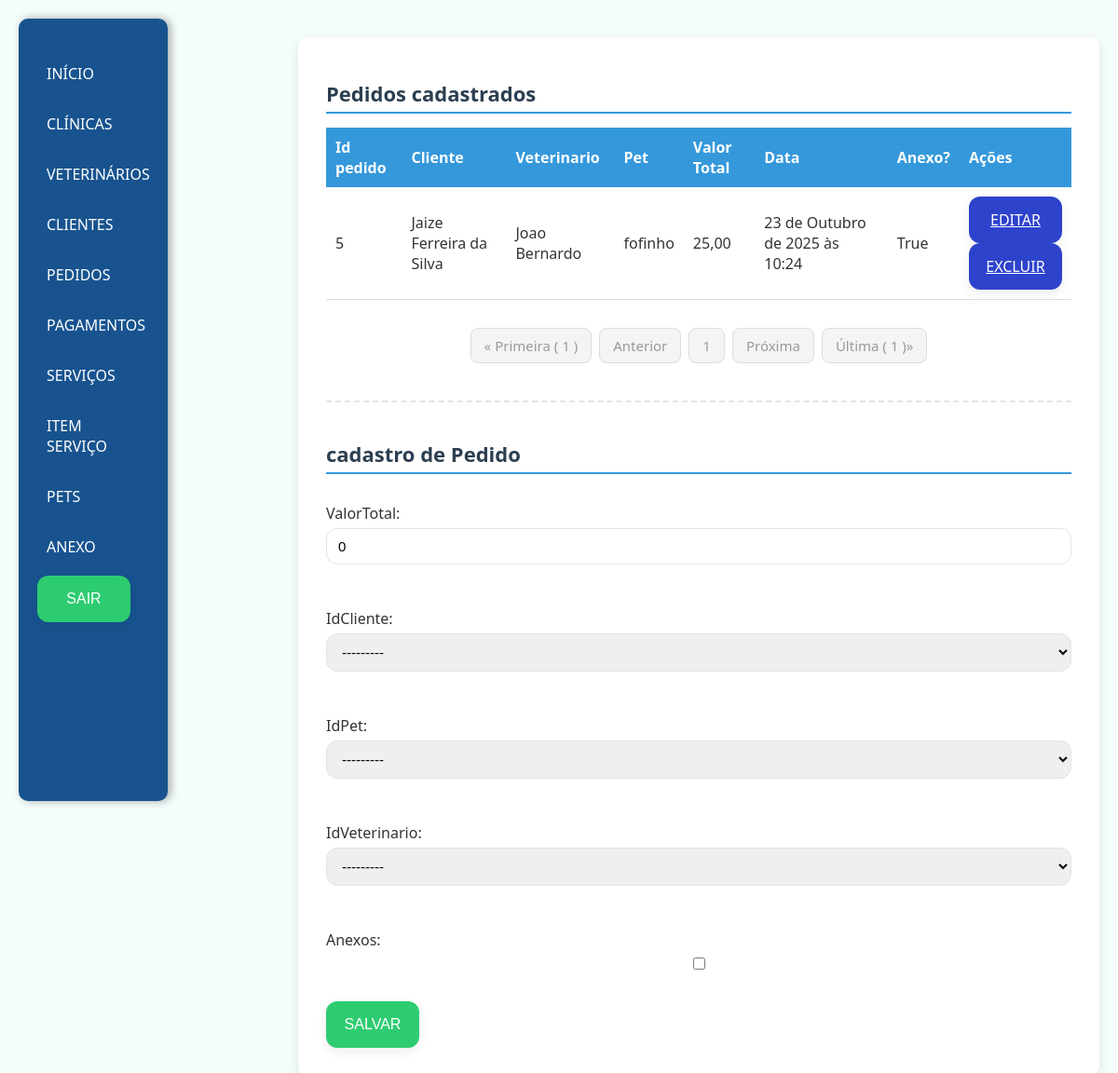
The page /pedido/ (signed in) on the database as committed earlier.
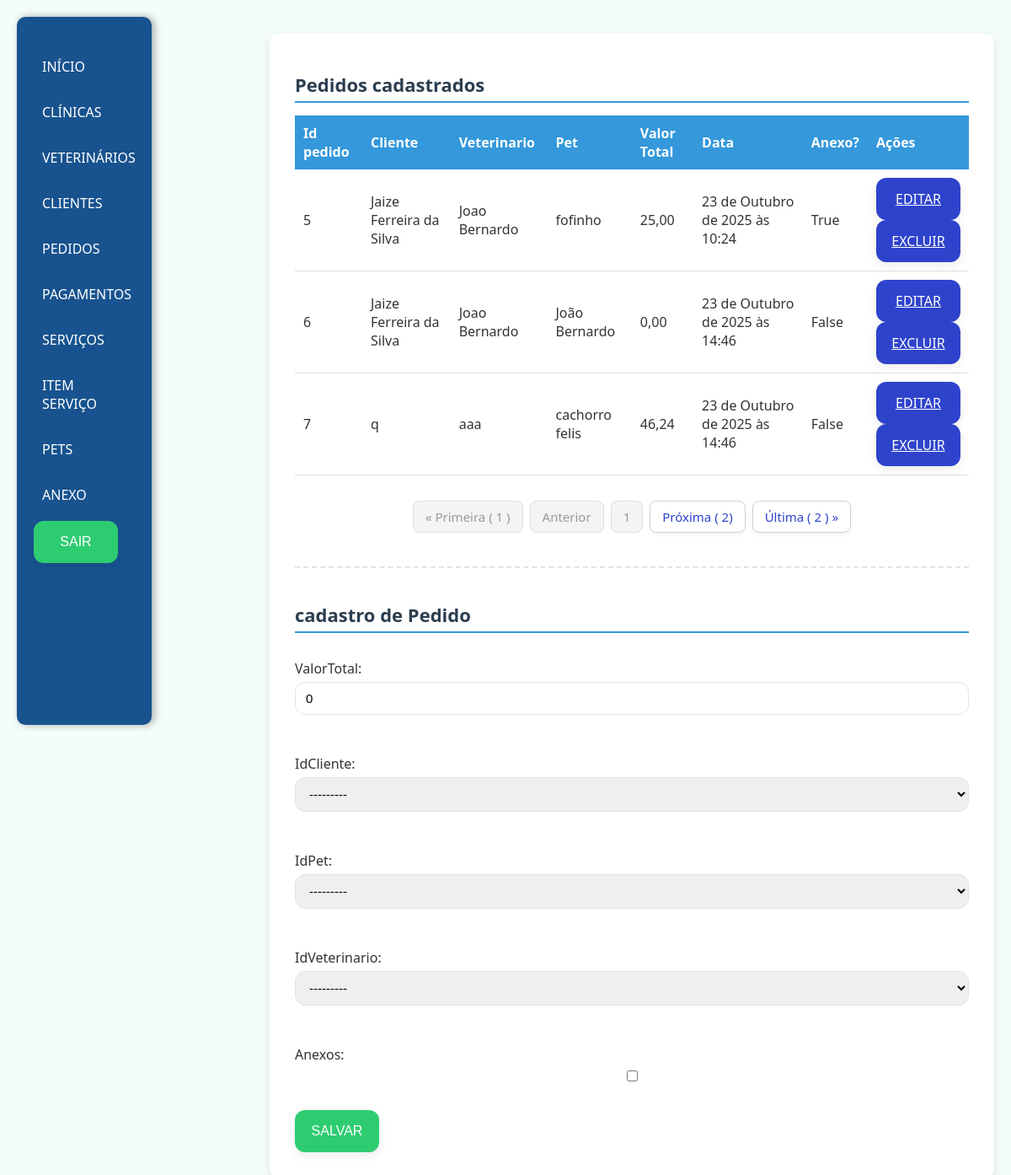
The same page on the database as committed later.
### app/models.py (models this page shows, shortened)
class Pedido(models.Model):
    dataPedido = models.DateTimeField(auto_now_add=True)
    valorTotal = models.DecimalField(max_digits=10, decimal_places=2, default=0)
    idCliente = models.ForeignKey(Cliente, on_delete=models.SET_NULL, null=True)
    idPet = models.ForeignKey(Pet, on_delete=models.SET_NULL, null=True)
    idVeterinario = models.ForeignKey(Veterinario, on_delete=models.SET_NULL, null=True)
    anexos = models.BooleanField(null=True)

class Cliente(models.Model):
    nome = models.CharField(max_length=50)
    telefone = models.CharField(max_length=20)
    email = models.EmailField(max_length=254, blank=True)
    endereco = models.TextField()
    idClinica = models.ForeignKey(Clinica, on_delete=models.SET_NULL, null=True)
    def __str__(self):
        return self.nome

class Veterinario(models.Model):
    nome = models.CharField(max_length=100)
    especialidade = models.CharField(max_length=100)
    telefone = models.CharField(max_length=20)
    idClinica = models.ForeignKey(Clinica, on_delete=models.SET_NULL, null=True)
    def __str__(self):
        return self.nome

class Pet(models.Model):
    nome = models.CharField(max_length=50)
    tipo = models.CharField(max_length=50)
    raca = models.CharField(max_length=50, blank=True)
    dataNascimento = models.DateField(auto_now=False, auto_now_add=False)
    sexo = models.CharField(max_length=50)
    idDono = models.ForeignKey(Cliente, on_delete=models.CASCADE)
    imagemPet = models.ImageField(upload_to='imagemPet', null=True, blank=True)
    def __str__(self):
        return self.nome

### app/views.py (the view)
# urls.py: path('pedido/', views.pedido, name="pedido"),
@login_required
def pedido(request):
    pedidos = Pedido.objects.all()
    pc = request.GET.get('pc',1)
    listaPedidos = Paginator(pedidos, 3).get_page(pc)
    formulario = CadastroPedido_MF
    if request.method == 'POST':
        formulario = CadastroPedido_MF(request.POST)
        if formulario.is_valid():
            formulario.save()
            return redirect("pedido")
    return render(request, 'pedido/pedido.html',{
        "pedidos": listaPedidos, "formulario": formulario
    })

### app/templates/pedido/pedido.html (shortened to what this page needs)
{%extends 'base.html'%}
{%load static%}
{%block estiloCss%}
<link rel="stylesheet" href="{%static 'css/padrao.css'%}">
{%endblock%}
{%block conteudo%}
<div>
<h1>Pedidos cadastrados</h1>
    <table>
        <thead>
            <tr>
            <th>Id pedido</th>
            <th>Cliente</th>
            <th>Veterinario</th>
            <th>Pet</th>
            <th>Valor Total</th>
            <th>Data</th>
            <th>Anexo?</th>
            <th>Ações</th>
        </thead>
        <tbody>
            {%for pedido in pedidos%}
            <tr>
            <td>{{ pedido.id }}</td>
            <td>{{ pedido.idCliente }}</td>
            <td>{{ pedido.idVeterinario }}</td>
            <td>{{ pedido.idPet }}</td>
            <td>{{ pedido.valorTotal }}</td>
            <td>{{ pedido.dataPedido }}</td>
            <td>{{ pedido.anexos }}</td>
            <td>
                <a class="btnA" href="{%url 'editarPedido' pedido.id%}">EDITAR</a>
                <a class="btnA" href="{%url 'excluirPedido' pedido.id%}">EXCLUIR</a>
            </td>
        </tr>
            {%empty%}
            <tr colspan = "4">Nenhum pedido cadastrado no sistema</tr>
            {%endfor%}
        </tbody>
    </table>
      <nav aria-label="Page navigation">
    <ul class="pagination justify-content-center">
    {%if pedidos.number == 1%}
      <li class="page-item disabled">
        <a class="page-link" href="#">&laquo; Primeira &#40 {{pedidos.number}} &#41 </a>
      </li>
      <li class="page-item disabled">
        <a class="page-link" href="#">Anterior</a>
      </li>
      {% endif %}
      <li class="page-item disabled">
        <a class="page-link" href="">{{pedidos.number}}</a>
      </li>
      {%if pedidos.paginator.num_pages == pedidos.number%}
      <li class="page-item disabled">
        <a class="page-link" href="#">Próxima </a>
      </li>
      <li class="page-item disabled">
        <a class="page-link" href="#">Última &#40 {{pedidos.paginator.num_pages}} &#41&raquo;</a>
      </li>
    {%else%}
     <li class="page-item">
        <a class="page-link" href="{% url 'pedido' %}?pc={{pedidos.next_page_number}}">Próxima &#40 {{ pedidos.next_page_number}}&#41</a>
      </li>
      <li class="page-item">
        <a class="page-link" href="{%url 'pedido'%}?pc={{pedidos.paginator.num_pages}}">Última &#40 {{pedidos.paginator.num_pages}} &#41 &raquo;</a>
      </li>
      {%endif%}
    </ul>
    </nav>
    <hr>
     <h1>cadastro de Pedido</h1>
    <form method="POST">
        {{formulario.as_p}}
        <button type="submit">SALVAR</button>
    </form>
</div>
{%endblock%}

### app/templates/base.html (shortened to what this page needs)
{%load static%}
<!DOCTYPE html>
<html lang="pt-br">
<head>
    <link rel="stylesheet" href="{% static 'css/base.css'%}">
    {%block estiloCss%}
    {%endblock%}
</head>
<body>
    <aside class="BarraLeteral">
        <nav>
            <ul id="ulBase">
                <li class="liBase"><a class="aBase" href="{% url 'inicio' %}">INÍCIO</a></li>
                <li class="liBase"><a class="aBase" href="{%url 'clinica'%}">CLÍNICAS</a></li>
                <li class="liBase"><a class="aBase" href="{% url 'veterinario'%}">VETERINÁRIOS</a></li>
                <li class="liBase"><a class="aBase" href="{% url 'cliente' %}">CLIENTES</a></li>
                <li class="liBase"><a class="aBase" href="{%url 'pedido'%}">PEDIDOS</a></li>
                <li class="liBase"><a class="aBase" href="{%url 'pagamento'%}">PAGAMENTOS</a></li>
                <li class="liBase"><a class="aBase" href="{%url 'servico'%}">SERVIÇOS</a></li>
                 <li class="liBase"><a class="aBase" href="{%url 'itemServico'%}">ITEM SERVIÇO</a></li>
                <li class="liBase"><a class="aBase" href="{%url 'pet'%}">PETS</a></li>
                <li class="liBase"><a class="aBase" href="{%url 'anexo'%}">ANEXO</a></li>
                {% if user.is_authenticated %}
                <li id="liBase">
                    <form action="{% url 'logout' %}" method="post">
                        <button type="submit" id="sair">SAIR</button>
                    </form>
                </li>
                {% endif %}
            </ul>
        </nav>
    </aside>
    <main class="conteudo">
        {% block conteudo %}
        {% endblock %}
    </main>
</body>
</html>

### app/static/css/base.css (style rules this page uses)
body { font-family: 'Segoe UI', sans-serif; background-color: #f4fdfc; margin: 0; padding: 20px; color: #333; display: flex; justify-content: space-between; }
.BarraLeteral { width: 120px; background-color: #18538f; color: white; position: fixed; padding: 20px; height: 100vh; border-radius: 10px; box-shadow: 3px 0 10px rgba(0, 0, 0, 0.337); transition: width 0.3s ease; }
#ulBase { list-style: none; padding: 0; margin-bottom: 20px; }
.liBase { margin-bottom: 8px; }
.aBase { display: block; text-decoration: none; color: white; font-weight: 500; padding: 12px 10px; font-family: 'Segoe UI', sans-serif; border-radius: 10px; transition: all 0.3s ease; }
.conteudo { flex: 1; justify-content: center; margin-left: 300px; background-color: #ffffff; padding: 30px; border-radius: 10px; box-shadow: 0 4px 12px rgba(0, 0, 0, 0.1); max-width: 900px; margin-right: auto; margin-top: 20px; }
form button { background-color: #2ecc71; color: #fff; border: none; padding: 12px 0; font-size: 16px; font-weight: 500; border-radius: 12px; cursor: pointer; transition: all 0.3s ease; box-shadow: 0 4px 12px rgba(0, 0, 0, 0.08); height: 50px; width: 100px; display: flex; align-items: center; justify-content: center; }

### app/static/css/padrao.css (style rules this page uses)
h1 { font-size: 22px; color: #2c3e50; margin-bottom: 15px; border-bottom: 2px solid #3498db; padding-bottom: 5px; }
table { width: 100%; border-collapse: collapse; margin-bottom: 30px; }
thead tr { background-color: #3498db; color: white; }
thead tr th { padding: 10px; text-align: left; }
tbody td { padding: 10px; border-bottom: 1px solid #ddd; }
form { display: flex; flex-direction: column; gap: 15px; }
form button { background-color: #2ecc71; color: #fff; border: none; padding: 12px 0; font-size: 16px; font-weight: 500; border-radius: 12px; cursor: pointer; transition: all 0.3s ease; box-shadow: 0 4px 12px rgba(0, 0, 0, 0.08); height: 50px; width: 100px; display: flex; align-items: center; justify-content: center; }
hr { margin: 40px 0; border: none; border-top: 1px solid #ccc; }
.btnA { background-color: #2e43cc; color: #fff; border: none; font-size: 16px; font-weight: 500; border-radius: 12px; cursor: pointer; transition: all 0.3s ease; box-shadow: 0 4px 12px rgba(0, 0, 0, 0.08); height: 50px; width: 100px; display: flex; align-items: center; justify-content: center; }
form p { display: flex; flex-direction: column; }
form label { font-weight: 500; margin-bottom: 5px; }
form input, form select, form textarea { padding: 10px 12px; border: 1px solid #e0e4e8; border-radius: 12px; font-size: 15px; outline: none; transition: all 0.3s ease; }
hr { border: none; border-top: 2px dashed #e0e4e8; margin: 40px 0; }
.pagination { display: flex; justify-content: center; align-items: center; list-style: none; padding-left: 0; margin: 30px 0; gap: 8px; flex-wrap: wrap; font-family: 'Segoe UI', sans-serif; }
.page-item { display: inline-block; }
.page-link { display: block; color: #2e43cc; background-color: #ffffff; border: 1px solid #d1d1d1; border-radius: 8px; padding: 8px 14px; font-size: 15px; font-weight: 500; text-decoration: none; transition: all 0.3s ease; box-shadow: 0 2px 6px rgba(0, 0, 0, 0.05); }
.page-item.disabled .page-link { color: #999; background-color: #f4f4f4; border-color: #ddd; cursor: not-allowed; box-shadow: none; }

Rows that differ between the two databases and show on the page:
added Pedido: id "6", idCliente "Jaize Ferreira da Silva", idVeterinario "Joao Bernardo", idPet "João Bernardo", valorTotal "0,00", dataPedido "23 de Outubro de 2025 às 14:46", anexos "False"
added Pedido: id "7", idCliente "q", idVeterinario "aaa", idPet "cachorro felis", valorTotal "46,24", dataPedido "23 de Outubro de 2025 às 14:46", anexos "False"
Other text that changed with them:
{{ pedidos.next_page_number }}: (not shown) → "2"
{{ pedidos.paginator.num_pages }}: (not shown) → "2"
{{ pedidos.paginator.num_pages }}: "1" → (not shown)
text no longer shown: "Próxima )»"
text now shown: "Próxima ( ) ) »"
